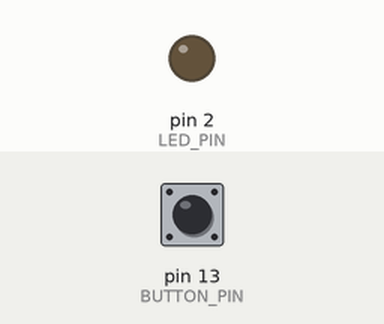
This sketch was run on a simulated Arduino Uno, built with avr-gcc and run on an emulated ATmega328P. Shown: output pins drawn as LEDs (lit = HIGH). The test bench sets the inputs (shaded band); at power-on: pin 13 (BUTTON_PIN) HIGH. What the sketch prints to the serial monitor is not drawn.

Above: at 1.2 s.
1.3 s: pin 13 (BUTTON_PIN) pulled LOW for 0.15 s
At 2.6 s:
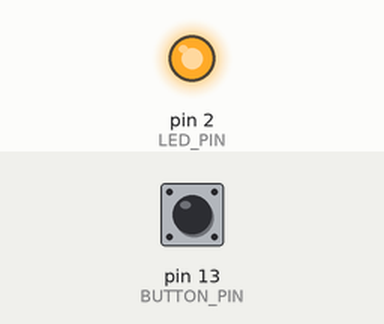
4.4 s: pin 13 (BUTTON_PIN) pulled LOW for 1 s
At 7.6 s:
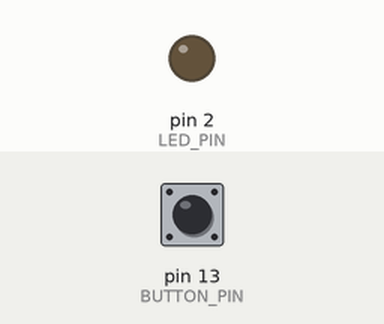
8.4 s: pin 13 (BUTTON_PIN) pulled LOW for 3.2 s
At 9.2 s:
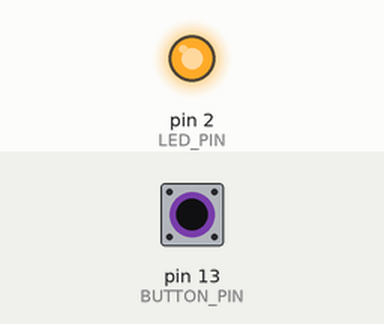
Timing chart, 0 to 12.6 s (numbered marks = the images above; inputs shaded):
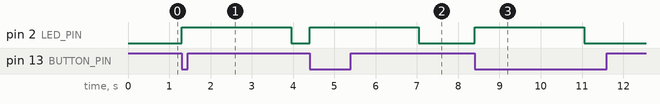

Measured:
- after the input at 1.3 s, pin 2 (LED_PIN): LOW → HIGH at once, → LOW 2.7 s later
- after the input at 4.4 s, pin 2 (LED_PIN): LOW → HIGH at once, → LOW 2.7 s later
- after the input at 8.4 s, pin 2 (LED_PIN): LOW → HIGH at once, → LOW 2.7 s later

The sketch:

Transmeter_2.ino
```cpp
#include <RCSwitch.h>

// Pin Definitions
const int RF_TRANSMITTER_PIN = 4;
const int BUTTON_PIN = 13;
const int LED_PIN = 2;

// RF Code
const unsigned long TRANSMIT_CODE = 12345;

RCSwitch transmitter;

// State variable
bool buttonWasPressed = false;

void setup() {
  Serial.begin(9600);

  transmitter.enableTransmit(RF_TRANSMITTER_PIN);

  pinMode(BUTTON_PIN, INPUT_PULLUP);
  pinMode(LED_PIN, OUTPUT);

  Serial.println("Shesecure System Ready....!!");
  Serial.println("🚨 Panic Button Ready");
}

void loop() {
  bool buttonPressed = (digitalRead(BUTTON_PIN) == LOW);

  // Detect button press only once
  if (buttonPressed && !buttonWasPressed) {
    Serial.println("🆘 Button Pressed! Sending RF Signal");
    Serial.println("💡 LED Blinking...");

    digitalWrite(LED_PIN, HIGH);

    // Send RF signal (short pulses, no long delay)
    for (int i = 0; i < 5; i++) {
      transmitter.send(TRANSMIT_CODE, 24);
      delay(80);
    }

    digitalWrite(LED_PIN, LOW);
    buttonWasPressed = true;
  }

  // Reset when button released
  if (!buttonPressed) {
    buttonWasPressed = false;
  }
}
```
